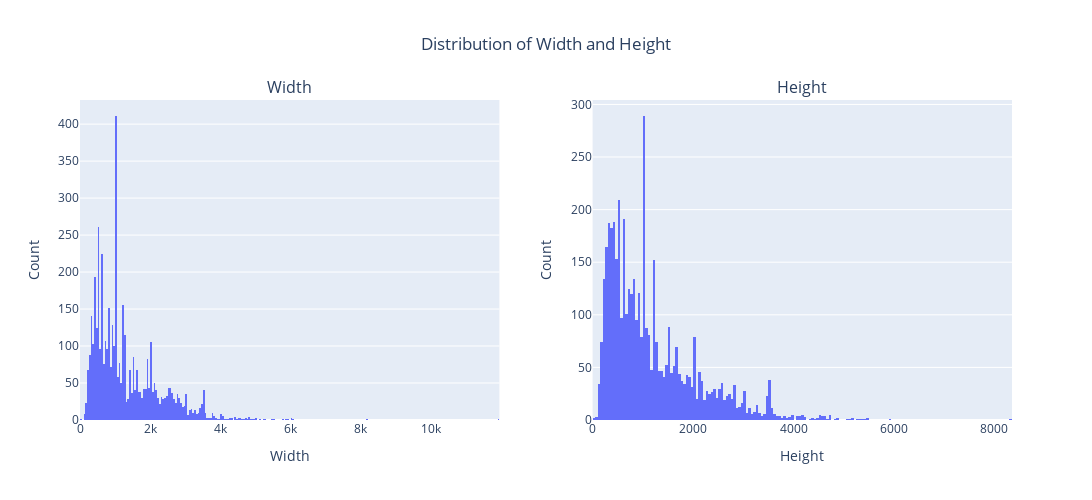

Notebook code cell kept with this figure:
### Code cell
fig1 = px.histogram(df_dimensions, x='width', nbins=250)
fig2 = px.histogram(df_dimensions, x='height', nbins=250)

fig = make_subplots(rows=1, cols=2, subplot_titles=['Width', 'Height'])

fig.add_trace(fig1['data'][0], row=1, col=1)
fig.add_trace(fig2['data'][0], row=1, col=2)

fig.update_layout(title_text='Dimensions histograms', showlegend=False)

fig.update_xaxes(title_text='Width', row=1, col=1)
fig.update_xaxes(title_text='Height', row=1, col=2)
fig.update_yaxes(title_text='Count', row=1, col=1)
fig.update_yaxes(title_text='Count', row=1, col=2)

fig.update_layout(
    title_text='Distribution of Width and Height ',
    title_x=0.5,
    autosize=False,
    width=1200,
    height=500,
)

fig.show()

### Figure 1 — Plotly figure (JSON) as saved in the notebook; plotly's stock layout.template omitted (floating-point values rounded to 4 significant figures; data arrays with more than 128 entries replaced by an {"elided": "..."} marker saying what was removed)
{"data": [{"alignmentgroup": "True", "bingroup": "x", "hovertemplate": "width=%{x}<br>count=%{y}<extra></extra>", "legendgroup": "", "marker": {"color": "#636efa", "pattern": {"shape": ""}}, "name": "", "nbinsx": 250, "offsetgroup": "", "orientation": "v", "showlegend": false, "type": "histogram", "x": {"elided": "4598 int values"}, "xaxis": "x", "yaxis": "y"}, {"alignmentgroup": "True", "bingroup": "x", "hovertemplate": "height=%{x}<br>count=%{y}<extra></extra>", "legendgroup": "", "marker": {"color": "#636efa", "pattern": {"shape": ""}}, "name": "", "nbinsx": 250, "offsetgroup": "", "orientation": "v", "showlegend": false, "type": "histogram", "x": {"elided": "4598 int values"}, "xaxis": "x2", "yaxis": "y2"}], "layout": {"annotations": [{"font": {"size": 16}, "showarrow": false, "text": "Width", "x": 0.225, "xanchor": "center", "xref": "paper", "y": 1, "yanchor": "bottom", "yref": "paper"}, {"font": {"size": 16}, "showarrow": false, "text": "Height", "x": 0.775, "xanchor": "center", "xref": "paper", "y": 1, "yanchor": "bottom", "yref": "paper"}], "autosize": false, "height": 500, "showlegend": false, "title": {"text": "Distribution of Width and Height ", "x": 0.5}, "width": 1200, "xaxis": {"anchor": "y", "domain": [0, 0.45], "title": {"text": "Width"}}, "xaxis2": {"anchor": "y2", "domain": [0.55, 1], "title": {"text": "Height"}}, "yaxis": {"anchor": "x", "domain": [0, 1], "title": {"text": "Count"}}, "yaxis2": {"anchor": "x2", "domain": [0, 1], "title": {"text": "Count"}}}}
